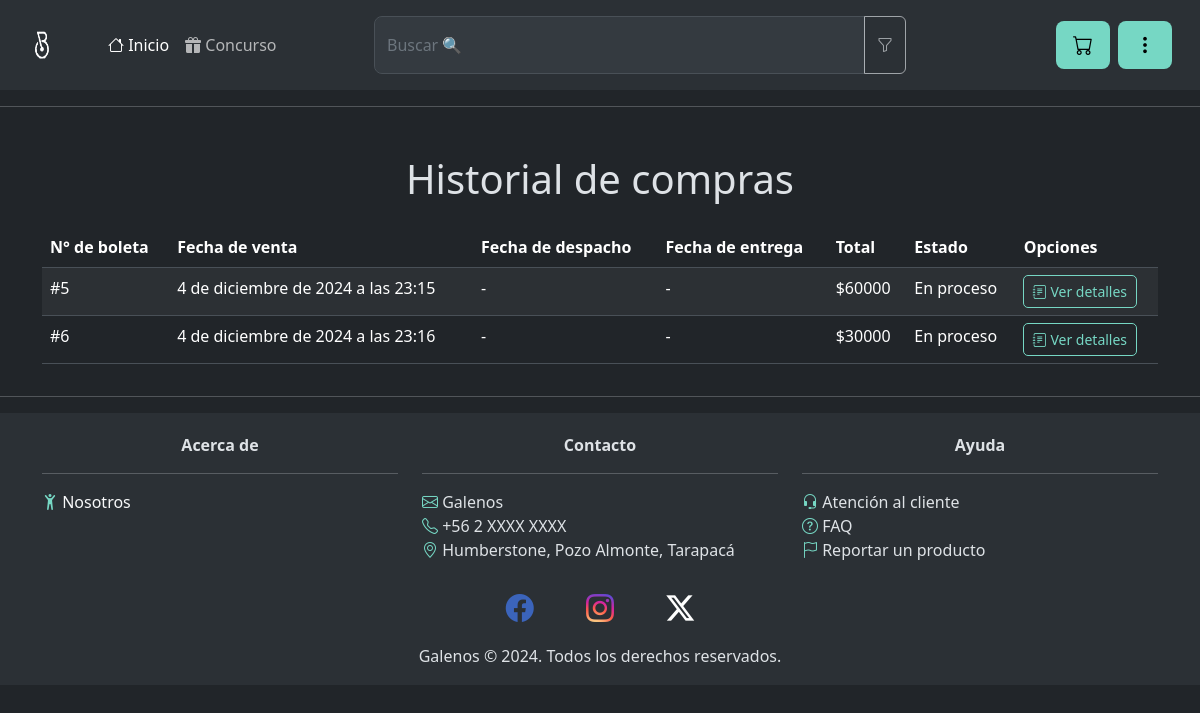
The app's page /historial_compras/, older data.
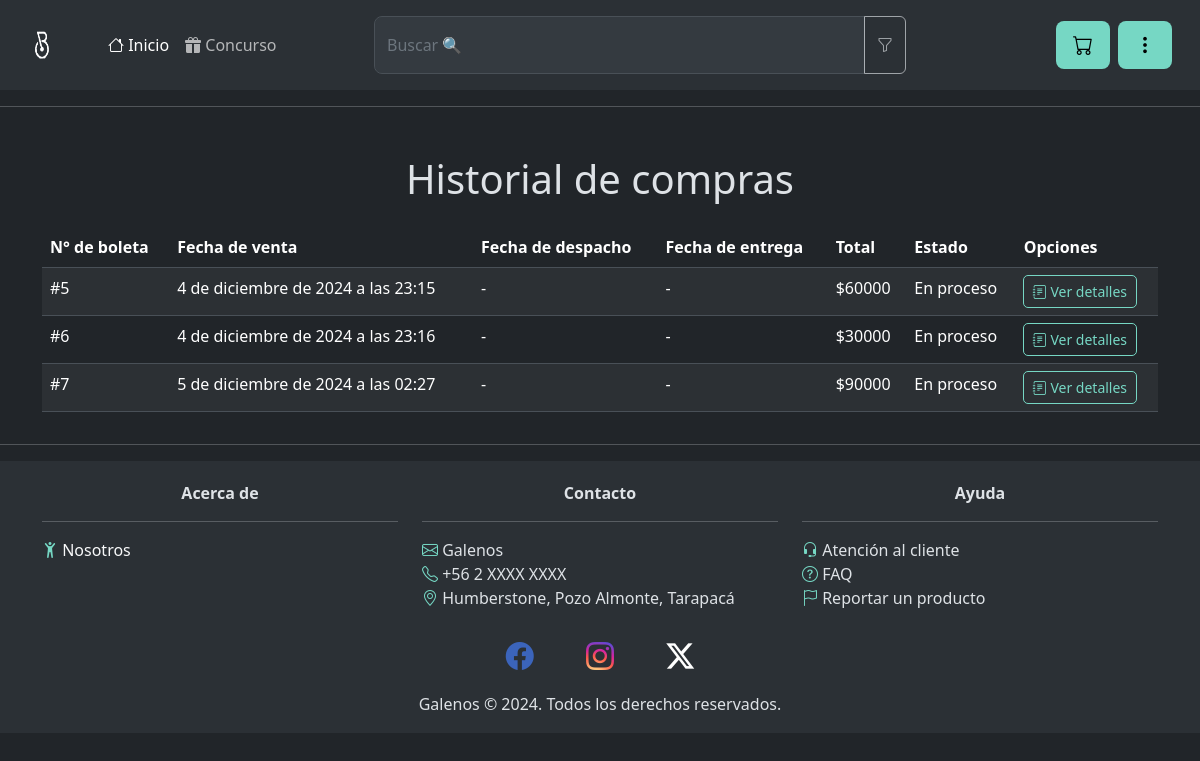
The same page, newer data.
### core/models.py (models this page shows, shortened)
class Boleta(models.Model):
	ESTADO_PEDIDOS = [
		("Anulado", "Anulado"),
		("En proceso", "En proceso"),
		("Despachado", "Despachado"),
		("Entregado", "Entregado"),
		("Vendido", "Vendido")
	]
	id = models.AutoField(primary_key=True)
	rut = models.CharField(max_length=12, blank=True, null=True)
	productos = models.ManyToManyField(Producto, through="ProductoEnBoleta")
	fecha = models.DateTimeField(default=timezone.now)
	total = models.DecimalField(max_digits=12, decimal_places=0)
	estado_pedido = models.CharField(max_length=20, choices=ESTADO_PEDIDOS, default="En proceso")

### core/views.py (the view)
# urls.py: path("historial_compras/", historial_compras, name="historial_compras"),
def historial_compras(request):
	boletas = Boleta.objects.filter(rut=request.session.get("cuenta_rut"))
	return render(request, "core/historial_compras.html", {"boletas": boletas})

### core/templates/core/historial_compras.html (shortened to what this page needs)
{% load static %}
<!DOCTYPE html>
<html lang="es" data-bs-theme="dark">
<head>
	<link rel="stylesheet" href="{% static "core/css/style.css" %}">
	<link href="https://cdn.jsdelivr.net/npm/bootstrap@5.3.3/dist/css/bootstrap.min.css" rel="stylesheet">
</head>
<body>
	{% include "./navegacion.html" %}
	<hr>
	<div class="container">
		<h1 class="mt-5 text-center">Historial de compras</h1>
		<div class="table-responsive">
			<table class="table table-striped mt-3">
				<thead class="bg-dark text-white">
					<tr>
						<th>N° de boleta</th>
						<th>Fecha de venta</th>
						<th>Fecha de despacho</th>
						<th>Fecha de entrega</th>
						<th>Total</th>
						<th>Estado</th>
						<th>Opciones</th>
					</tr>
				</thead>
				<tbody>
					{% for boleta in boletas %}
						<tr>
							<td>#{{boleta.id}}</td>
							<td>{{boleta.fecha}}</td>
							<td>-</td>
							<td>-</td>
							<td>${{boleta.total}}</td>
							<td>{{boleta.estado_pedido}}</td>
							<td>
								<button type="button" class="btn btn-custom-outline btn-sm btnDetalles" id="detalles{{boleta.id}}"><i class="bi bi-journal-text"></i> Ver detalles</button>
							</td>
						</tr>
					{% endfor %}
				</tbody>
			</table>
		</div>
	</div>
	<hr>
	{% include "./footer.html" %}
</body>
</html>

### core/templates/core/navegacion.html (shortened to what this page needs)
{% load static %}
<link rel="stylesheet" href="https://cdn.jsdelivr.net/npm/bootstrap-icons@1.11.3/font/bootstrap-icons.min.css">
<div class="toast-container position-fixed top-0 p-3" id="toastContainer">
</div>
<nav class="navbar navbar-expand-lg bg-body-tertiary">
	<div class="container-fluid">
		<span class="navbar-brand mb-0 h1">
			<img src="{% static 'core/img/logo_nav.png'%}" alt="Logo" width="64px" height="64px" class="d-inline-block align-text-top">
		</span>
		<div class="collapse navbar-collapse" id="navbarSupportedContent">
			<div class="d-flex w-100 align-items-center">
				<div class="d-flex flex-column col-3 p-2" id="left-nav-part">
					<ul class="navbar-nav me-auto mb-2 mb-lg-0">
						<li class="nav-item"><a class="a-custom nav-link active" aria-current="page" href="{% url 'index' %}"><i class="bi bi-house"></i> Inicio</a></li>
						<li class="nav-item"><a class="a-custom nav-link" aria-current="page" href="{% url 'api' %}" id="gradienteAnim"><i class="bi bi-gift-fill"></i> Concurso</a></li>
					</ul>
				</div>
				<div class="d-flex col-6 p-2 justify-content-center align-items-center" id="middle-nav-part">
					<div class="input-group">
						<div class="form-floating">
							<input type="search" class="input-custom form-control form-control-lg shadow-none" id="campo_busqueda" placeholder="" {% if request.path != "/" %} disabled {% endif %}>
							<label for="campo_busqueda" class="form-label">Buscar 🔍</label>
						</div>
						<button type="button" class="btn btn-custom" id="btnAbrirFiltros" {% if request.path != "/" %} disabled {% endif %}>
							<i class="bi bi-funnel"></i>
						</button>
					</div>
				</div>
				<div class="d-flex col-3 p-2 justify-content-end align-items-center" id="right-nav-part">
					<button type="button" class="btn me-md-2 btn-custom btn-lg" onclick="location.href='{% url 'carrito_compras' %}'"><i class="bi bi-cart"></i></button>
					<button type="button" class="btn me-md-2 btn-custom btn-lg" id="toggleButton"><i class="bi bi-three-dots-vertical"></i></button>
				</div>
			</div>
		</div>
	</div>
</nav>

### core/templates/core/footer.html (shortened to what this page needs)
<footer>
	<div class="container text-center">
		<div class="row">
			<div class="col">
				<b>Acerca de</b>
				<hr>
				<div class="vstack" style="text-align: left;">
					<span><i class="bi bi-person-arms-up" style="color: #76D7C4;"></i> <a href="{% url "nosotros" %}" class="link-light" style="text-decoration: none;">Nosotros</a></span>
				</div>
			</div>
			<div class="col">
				<b>Contacto</b>
				<hr>
				<div class="vstack" style="text-align: left;">
					<span><i class="bi bi-envelope" style="color: #76D7C4;"></i> Galenos</span>
					<span><i class="bi bi-telephone" style="color: #76D7C4;"></i> +56 2 XXXX XXXX</span>
					<span><i class="bi bi-geo-alt" style="color: #76D7C4;"></i> Humberstone, Pozo Almonte, Tarapacá</span>
					<br>
					<div id="social" class="text-center">
						<ul class="list-inline">
							<li class="list-inline-item mx-4"><a href="#" style="color: #3b64bb;" role="button"><i class="bi bi-facebook fs-3"></i></a></li>
							<li class="list-inline-item mx-4"><a href="#" role="button"><i class="bi bi-instagram fs-3" id="icon-instagram"></i></a></li>
							<li class="list-inline-item mx-4"><a href="#" style="color: #ffffff;" role="button"><i class="bi bi-twitter-x fs-3"></i></a></li>
						</ul>
					</div>
				</div>
			</div>
			<div class="col">
				<b>Ayuda</b>
				<hr>
				<div class="vstack" style="text-align: left;">
					<span><i class="bi bi-headset" style="color: #76D7C4;"></i> Atención al cliente</span>
					<span><i class="bi bi-question-circle" style="color: #76D7C4;"></i> FAQ</span>
					<span><i class="bi bi-flag" style="color: #76D7C4;"></i> Reportar un producto</span>
				</div>
			</div>
		</div>
	</div>
	<p>Galenos &copy; 2024. Todos los derechos reservados.</p>
</footer>

### core/static/core/css/style.css (style rules this page uses)
body { background-image: linear-gradient(to left right, rgb(62, 62, 62), rgb(0, 0, 0), rgb(62, 62, 62)); }
footer { background-color: rgb(43, 48, 53); text-align: center; padding: 20px 0; width: 100%; padding-bottom: 1px; }
#icon-instagram { background: radial-gradient(circle at 30% 107%, #fdf497 0%, #fdf497 5%, #fd5949 45%, #d6249f 60%, #285AEB 90%); -webkit-background-clip: text; background-clip: text; -webkit-text-fill-color: transparent; }

### core/templates/core/navegacion.html (style rules this page uses)
.btn-custom { color: black; background-color: #76D7C4; }
.btn-custom-outline { color: #76D7C4; outline-color: #76D7C4; outline-style: solid; outline-width: 1px; }

Row changes from the older to the newer data that the page shows:
added Boleta: id "7", fecha "5 de diciembre de 2024 a las 02:27", total "90000", estado_pedido "En proceso"
